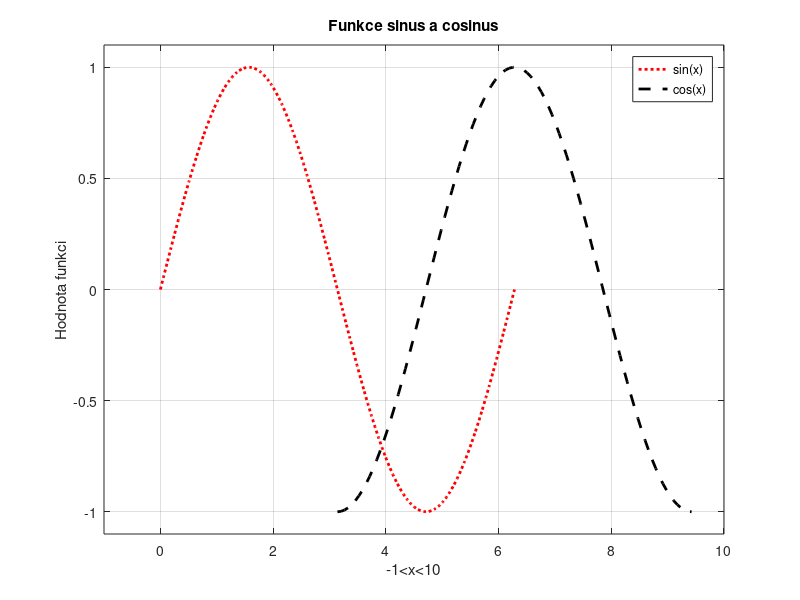

Write MATLAB code to recreate this figure.
x=linspace(0, 2*pi);
y = sin(x);
plot(x,y,'r:', 'LineWidth', 2)
hold on;
x=linspace(pi, 3*pi);
y = cos(x);
plot(x,y,'k--', 'LineWidth', 2)
title('Funkce sinus a cosinus');
xlabel('-1<x<10');
ylabel ('Hodnota funkci');
legend('sin(x)', 'cos(x)');
xlim([-1 10]);
ylim([-1.1 1.1]);
grid on;